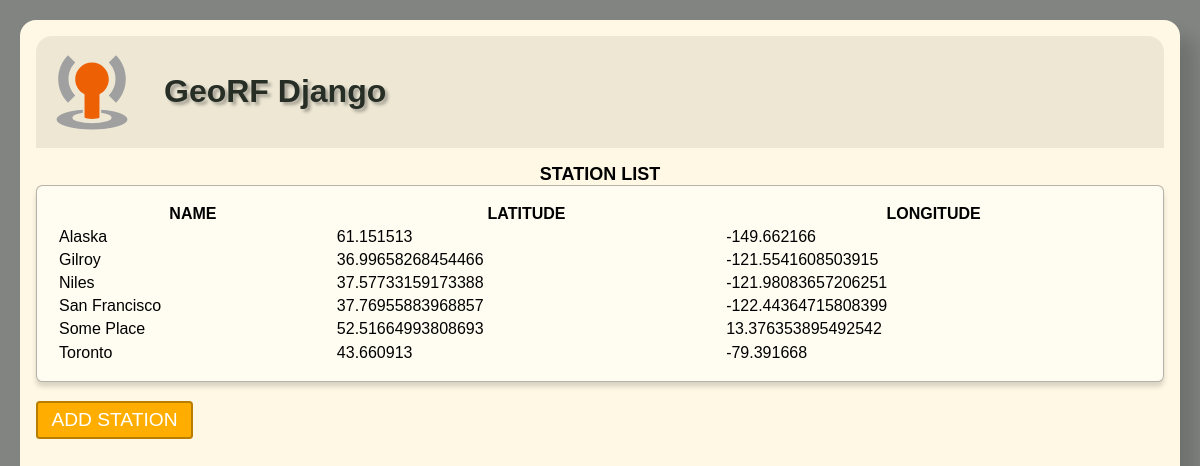
The page /freq/ on the database its author committed.
### freq/models.py (models this page shows)
class Frequency(models.Model): # This is the data that will be stored in the database. DB migrations are created using this.
    name = models.CharField(max_length=50)
    latitude = models.FloatField()
    longitude = models.FloatField()
    range = models.CharField(max_length=10)
    power = models.CharField(max_length=10)
    upper = models.CharField(max_length=11)
    lower = models.CharField(max_length=12)
    user = models.CharField(max_length=50)
    class Meta:
        db_table = "frequencies"

### freq/views.py (the view)
# urls.py: path("", views.IndexView.as_view(), name="index"), # This pattern leads to the default view/template
class IndexView(generic.ListView): # Generic view version
    context_object_name = "all_freq_list"
    template_name = "freq/index.html" # This is the template that determines how this data looks
    def get_queryset(self):
        return Frequency.objects.order_by("name")

### freq/templates/freq/index.html (shortened to what this page needs)
<html>
  <head>
    {% load static %}
    <link rel="stylesheet" href="{% static 'freq/styles/base.css' %}" />
  </head>
  <body>
    {% include "freq/head.html" %} {% if all_freq_list %}
    <table>
      <caption>
        STATION LIST
      </caption>
      <tr>
        <th>NAME</th>
        <th>LATITUDE</th>
        <th>LONGITUDE</th>
      </tr>
      {% for frequency in all_freq_list %}
      <tr>
        <td><a href="{{frequency.id}}">{{frequency.name}}</a></td>
        <td>{{frequency.latitude}}</td>
        <td>{{frequency.longitude}}</td>
      </tr>
      {% endfor %}
    </table>
    <div><a class="crud_button" href="add">ADD STATION</a></div>
    {% else %}
    <p>No frequencies</p>
    {% endif %}
  </body>
</html>

### freq/static/freq/styles/base.css (style rules this page uses)
html { background-color: rgb(129, 132, 129); font-family: Verdana, Geneva, Tahoma, sans-serif; }
body { min-width: 400px; background-color: rgb(255, 248, 228); margin: 20px 20px; border-radius: 1em; padding: 1em; box-shadow: 1em 1em 1em rgba(0, 0, 0, 0.133); }
table { box-sizing: border-box; width: 100%; padding: 1em; background-color: rgba(255, 255, 255, 0.5); border: 1px solid rgba(0, 0, 0, 0.296); border-radius: .4em; box-shadow: 0 .3em .3em rgba(0, 0, 0, 0.149); }
table caption { font-size: large; font-weight: bold; font-family: Verdana, Geneva, Tahoma, sans-serif; }
table tr { margin: 0; padding: .425em; box-shadow: 0 0 0 rgba(0, 0, 0, 0); transition: box-shadow 1s; }
table td { padding: .1em .25em; }
table td a { text-decoration: none; color: black; }
.crud_button { border-radius: .2em; border: 2px solid rgba(0, 0, 0, 0.277); background-color: rgb(255, 174, 0); color: white; text-decoration: none; font-size: 1.2em; margin-top: 1em; padding: .3em .7em; margin-right: .4em; width: fit-content; transition: box-shadow 1s, color .2s; }
a { display: inline-block; text-decoration: none; box-sizing: border-box; }

### rows shown on the page
Frequency: name "Alaska", latitude "61.151513", longitude "-149.662166"
Frequency: name "Gilroy", latitude "36.99658268454466", longitude "-121.5541608503915"
Frequency: name "Niles", latitude "37.57733159173388", longitude "-121.98083657206251"
Frequency: name "San Francisco", latitude "37.76955883968857", longitude "-122.44364715808399"
Frequency: name "Some Place", latitude "52.51664993808693", longitude "13.376353895492542"
Frequency: name "Toronto", latitude "43.660913", longitude "-79.391668"
